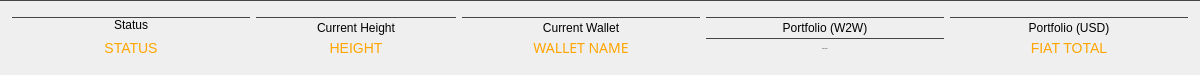
       <widget class="QGroupBox" name="statusBox">
        <property name="sizePolicy">
         <sizepolicy hsizetype="Expanding" vsizetype="Expanding">
          <horstretch>0</horstretch>
          <verstretch>0</verstretch>
         </sizepolicy>
        </property>
        <property name="minimumSize">
         <size>
          <width>1200</width>
          <height>75</height>
         </size>
        </property>
        <property name="maximumSize">
         <size>
          <width>16777215</width>
          <height>75</height>
         </size>
        </property>
        <property name="layoutDirection">
         <enum>Qt::LeftToRight</enum>
        </property>
        <property name="styleSheet">
         <string notr="true">border-top: 1px solid #444;</string>
        </property>
        <property name="title">
         <string/>
        </property>
        <layout class="QGridLayout" name="gridLayout_22">
         <property name="topMargin">
          <number>16</number>
         </property>
         <property name="bottomMargin">
          <number>20</number>
         </property>
         <item row="4" column="0">
          <widget class="QLabel" name="m_statusBox">
           <property name="sizePolicy">
            <sizepolicy hsizetype="Expanding" vsizetype="Expanding">
             <horstretch>0</horstretch>
             <verstretch>0</verstretch>
            </sizepolicy>
           </property>
           <property name="minimumSize">
            <size>
             <width>200</width>
             <height>20</height>
            </size>
           </property>
           <property name="maximumSize">
            <size>
             <width>16777215</width>
             <height>16777215</height>
            </size>
           </property>
           <property name="styleSheet">
            <string notr="true">border:none;
color: orange;
font-size: 14px;</string>
           </property>
           <property name="text">
            <string>STATUS</string>
           </property>
           <property name="alignment">
            <set>Qt::AlignCenter</set>
           </property>
          </widget>
         </item>
         <item row="3" column="5">
          <widget class="QLabel" name="fiatLabel">
           <property name="sizePolicy">
            <sizepolicy hsizetype="Preferred" vsizetype="Expanding">
             <horstretch>0</horstretch>
             <verstretch>0</verstretch>
            </sizepolicy>
           </property>
           <property name="minimumSize">
            <size>
             <width>200</width>
             <height>20</height>
            </size>
           </property>
           <property name="maximumSize">
            <size>
             <width>16777215</width>
             <height>20</height>
            </size>
           </property>
           <property name="styleSheet">
            <string notr="true">border: none;
color: white;
QToolTip { color: #eeeeee; background-color: #000000; border: 0px; padding: 8px;}</string>
           </property>
           <property name="text">
            <string>Portfolio (USD)</string>
           </property>
           <property name="alignment">
            <set>Qt::AlignCenter</set>
           </property>
          </widget>
         </item>
         <item row="4" column="2">
          <widget class="QLabel" name="m_currentWalletTitle">
           <property name="sizePolicy">
            <sizepolicy hsizetype="Expanding" vsizetype="Expanding">
             <horstretch>0</horstretch>
             <verstretch>0</verstretch>
            </sizepolicy>
           </property>
           <property name="minimumSize">
            <size>
             <width>200</width>
             <height>20</height>
            </size>
           </property>
           <property name="maximumSize">
            <size>
             <width>16777215</width>
             <height>16777215</height>
            </size>
           </property>
           <property name="font">
            <font>
             <family>Poppins</family>
             <pointsize>-1</pointsize>
            </font>
           </property>
           <property name="contextMenuPolicy">
            <enum>Qt::CustomContextMenu</enum>
           </property>
           <property name="styleSheet">
            <string notr="true">
border:none;
color: orange;
font-size: 14px;</string>
           </property>
           <property name="text">
            <string>WALLET NAME</string>
           </property>
           <property name="alignment">
            <set>Qt::AlignCenter</set>
           </property>
          </widget>
         </item>
         <item row="4" column="1">
          <widget class="QLabel" name="statusHeight">
           <property name="sizePolicy">
            <sizepolicy hsizetype="Preferred" vsizetype="Expanding">
             <horstretch>0</horstretch>
             <verstretch>0</verstretch>
            </sizepolicy>
           </property>
           <property name="minimumSize">
            <size>
             <width>200</width>
             <height>20</height>
            </size>
           </property>
           <property name="maximumSize">
            <size>
             <width>16777215</width>
             <height>16777215</height>
            </size>
           </property>
           <property name="styleSheet">
            <string notr="true">
border:none;
color: orange;
font-size: 14px;</string>
           </property>
           <property name="text">
            <string>HEIGHT</string>
           </property>
           <property name="alignment">
            <set>Qt::AlignCenter</set>
           </property>
          </widget>
         </item>
         <item row="3" column="1">
          <widget class="QLabel" name="label_15">
           <property name="sizePolicy">
            <sizepolicy hsizetype="Preferred" vsizetype="Expanding">
             <horstretch>0</horstretch>
             <verstretch>0</verstretch>
            </sizepolicy>
           </property>
           <property name="minimumSize">
            <size>
             <width>200</width>
             <height>20</height>
            </size>
           </property>
           <property name="maximumSize">
            <size>
             <width>16777215</width>
             <height>20</height>
            </size>
           </property>
           <property name="styleSheet">
            <string notr="true">border: none;
color: white;
QToolTip { color: #eeeeee; background-color: #000000; border: 0px; padding: 8px;}</string>
           </property>
           <property name="text">
            <string>Current Height</string>
           </property>
           <property name="alignment">
            <set>Qt::AlignCenter</set>
           </property>
          </widget>
         </item>
         <item row="4" column="5">
          <widget class="QLabel" name="fiatTotal">
           <property name="sizePolicy">
            <sizepolicy hsizetype="Expanding" vsizetype="Expanding">
             <horstretch>0</horstretch>
             <verstretch>0</verstretch>
            </sizepolicy>
           </property>
           <property name="minimumSize">
            <size>
             <width>200</width>
             <height>20</height>
            </size>
           </property>
           <property name="maximumSize">
            <size>
             <width>16777215</width>
             <height>16777215</height>
            </size>
           </property>
           <property name="styleSheet">
            <string notr="true">
border:none;
color: orange;
font-size: 14px;</string>
           </property>
           <property name="text">
            <string>FIAT TOTAL</string>
           </property>
           <property name="alignment">
            <set>Qt::AlignCenter</set>
           </property>
          </widget>
         </item>
         <item row="3" column="2">
          <widget class="QLabel" name="label_16">
           <property name="sizePolicy">
            <sizepolicy hsizetype="Preferred" vsizetype="Expanding">
             <horstretch>0</horstretch>
             <verstretch>0</verstretch>
            </sizepolicy>
           </property>
           <property name="minimumSize">
            <size>
             <width>200</width>
             <height>20</height>
            </size>
           </property>
           <property name="maximumSize">
            <size>
             <width>16777215</width>
             <height>20</height>
            </size>
           </property>
           <property name="styleSheet">
            <string notr="true">border: none;
color: white;
QToolTip { color: #eeeeee; background-color: #000000; border: 0px; padding: 8px;}</string>
           </property>
           <property name="text">
            <string>Current Wallet</string>
           </property>
           <property name="alignment">
            <set>Qt::AlignCenter</set>
           </property>
          </widget>
         </item>
         <item row="3" column="4">
          <widget class="QLabel" name="label_13">
           <property name="sizePolicy">
            <sizepolicy hsizetype="Preferred" vsizetype="Expanding">
             <horstretch>0</horstretch>
             <verstretch>0</verstretch>
            </sizepolicy>
           </property>
           <property name="minimumSize">
            <size>
             <width>200</width>
             <height>20</height>
            </size>
           </property>
           <property name="maximumSize">
            <size>
             <width>16777215</width>
             <height>20</height>
            </size>
           </property>
           <property name="styleSheet">
            <string notr="true">border: none;
color: white;
QToolTip { color: #eeeeee; background-color: #000000; border: 0px; padding: 8px;}</string>
           </property>
           <property name="text">
            <string>Portfolio (W2W)</string>
           </property>
           <property name="alignment">
            <set>Qt::AlignCenter</set>
           </property>
          </widget>
         </item>
         <item row="4" column="4">
          <widget class="QLabel" name="w2wTotal">
           <property name="sizePolicy">
            <sizepolicy hsizetype="Expanding" vsizetype="Expanding">
             <horstretch>0</horstretch>
             <verstretch>0</verstretch>
            </sizepolicy>
           </property>
           <property name="minimumSize">
            <size>
             <width>200</width>
             <height>20</height>
            </size>
           </property>
           <property name="maximumSize">
            <size>
             <width>16777215</width>
             <height>16777215</height>
            </size>
           </property>
           <property name="font">
            <font>
             <family>Poppins</family>
             <pointsize>-1</pointsize>
            </font>
           </property>
           <property name="layoutDirection">
            <enum>Qt::LeftToRight</enum>
           </property>
           <property name="styleSheet">
            <string notr="true">
border:none;
color: orange;
font-size: 14px;

QToolTip { color: #eeeeee; background-color: #000000; border: 0px; padding: 8px;}</string>
           </property>
           <property name="text">
            <string>W2W TOTAL</string>
           </property>
           <property name="alignment">
            <set>Qt::AlignCenter</set>
           </property>
          </widget>
         </item>
         <item row="3" column="0">
          <widget class="QLabel" name="label_14">
           <property name="sizePolicy">
            <sizepolicy hsizetype="Preferred" vsizetype="Expanding">
             <horstretch>0</horstretch>
             <verstretch>0</verstretch>
            </sizepolicy>
           </property>
           <property name="minimumSize">
            <size>
             <width>200</width>
             <height>15</height>
            </size>
           </property>
           <property name="maximumSize">
            <size>
             <width>16777215</width>
             <height>20</height>
            </size>
           </property>
           <property name="styleSheet">
            <string notr="true">border: none;
color: white;
QToolTip { color: #eeeeee; background-color: #000000; border: 0px; padding: 8px;}</string>
           </property>
           <property name="text">
            <string>Status</string>
           </property>
           <property name="alignment">
            <set>Qt::AlignCenter</set>
           </property>
          </widget>
         </item>
        </layout>
       </widget>
